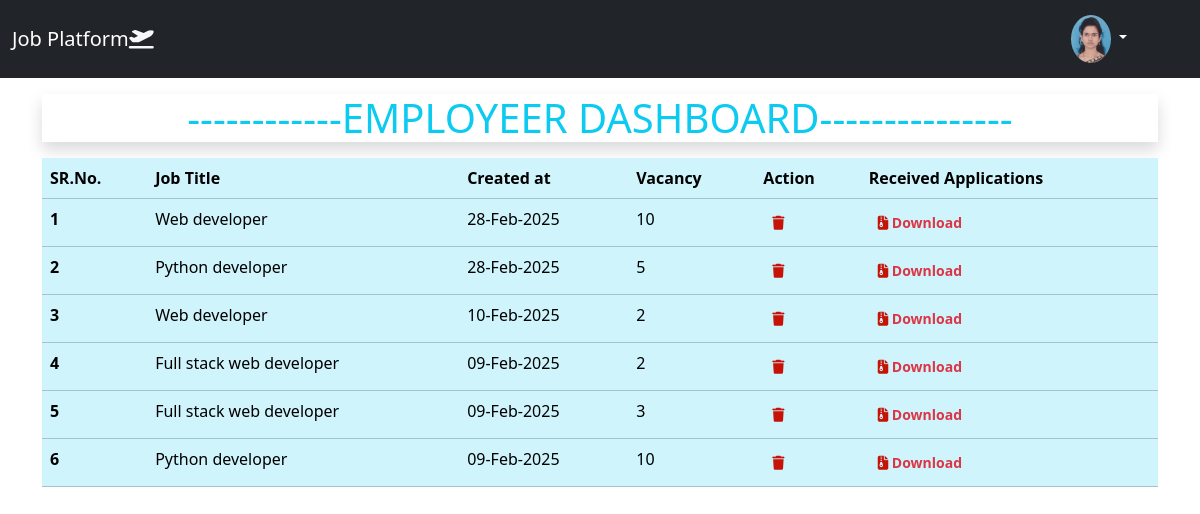
Page /employeer_dashboard (signed in) on the earlier database version.
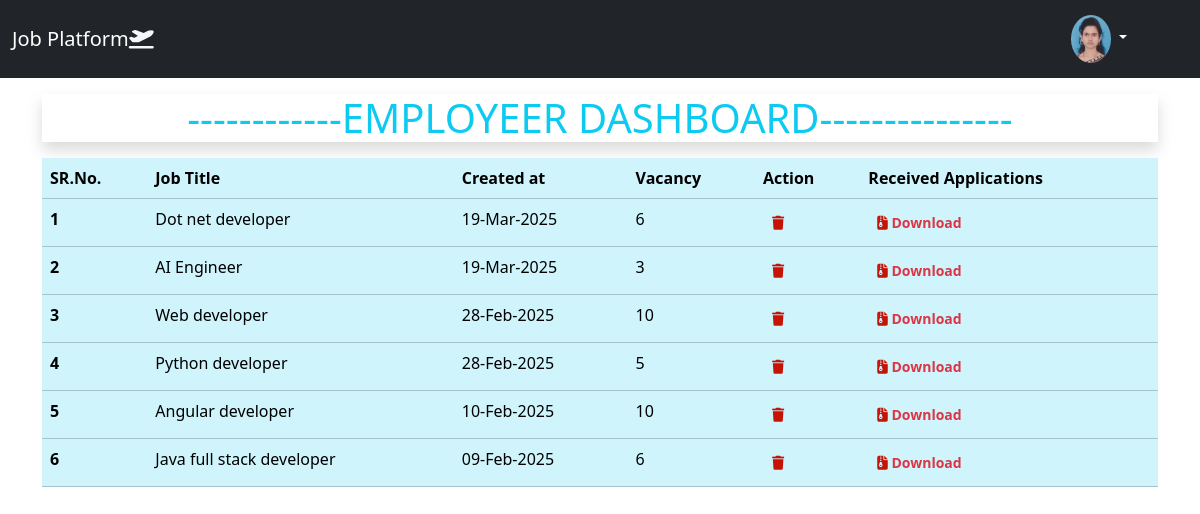
Same page on the later database version.
### app/models.py (models this page shows, shortened)
class Job(models.Model):
    user = models.ForeignKey(CustomUser,on_delete=models.SET_NULL, null=True, blank=True, default=get_default_user)
    job_type_choices=(('Work From Home','Work From Home'),('Work From Office','Work From Office'),('Hybrid','Hybrid'),)
    employee_type_choices=(('Fresher','Fresher'),('Experienced','Experienced'),)
    title = models.CharField(max_length=255)
    company = models.CharField(max_length=255)
    about_company=models.TextField()
    job_description = models.TextField()
    vacancy_total=models.CharField( max_length=5,blank=True,null=True)
    skills=models.TextField(blank=True,null=True)
    required_education=models.CharField(max_length=255,null=True,blank=True,default="Not Specified")
    logo=models.ImageField(upload_to='logo/', blank=True,null=True)
    location = models.CharField(max_length=255, default="Not Specified")
    min_salary = models.DecimalField(max_digits=10, decimal_places=2, null=True, blank=True)
    max_salary = models.DecimalField(max_digits=10, decimal_places=2, null=True, blank=True)
    created_at = models.DateTimeField(auto_now_add=True)
    job_type=models.CharField(max_length=50,choices=job_type_choices)
    office_time_from=models.TimeField(default=datetime.datetime.now)
    office_time_to=models.TimeField(default=datetime.datetime.now)
    employee_type=models.CharField(max_length=50,choices=employee_type_choices,default="Fresher")
    is_active=models.BooleanField(default=True)
    email_address=models.EmailField(default="hr@fresher.com")

### app/views.py (the view)
# urls.py: path('employeer_dashboard',views.employeer_dashboard,name='employeer_dashboard'),
@login_required
def employeer_dashboard(request):
    jform=JobForm()
    jobs=Job.objects.filter(user=request.user).order_by('-created_at')
    total_applications = request.session.get('total_applications', 0)  # Default to 0 if not found
    return render(request, 'job_provider_dashboard.html',{'job_form':jform,'jobs':jobs,'total_applications':total_applications})

### app/models.py (called while the page is built)
def get_default_user():
    return CustomUser.objects.first().id  # Returns the ID of the first profile

### templates/job_provider_dashboard.html (shortened to what this page needs)
{% extends 'base.html' %} {% load static %} {% block 'main' %}
<div class="container">
  <div class="row">
    <div class="col-md-12">
      <h1 class="text-center text-info mt-3 mb-3 shadow">
        ------------EMPLOYEER DASHBOARD---------------
      </h1>
      <table class="table table-info">
        <thead>
          <tr>
            <th scope="col">SR.No.</th>
            <th scope="col">Job Title</th>
            <th scope="col">Created at</th>
            <th scope="col">Vacancy</th>
            <th scope="col">Action</th>
            <th scope="col">Received Applications</th>
          </tr>
        </thead>
        <tbody>
          {% for job in jobs %}
          <tr>
            <th scope="row">{{forloop.counter}}</th>
            <td>{{job.title|capfirst}}</td>
            <td>{{job.created_at|date:"d-M-Y"}}</td>
            <td>{{job.vacancy_total}}</td>
            <td>
              <a
                href="{% url 'delete_job' job.id %}"
                class="btn btn-sm fw-bold"
                title="Delete Job Vacancy"
                ><i class="fa-solid fa-trash" style="color: #c61306"></i>
              </a>
            </td>
            <td>
              <a
                href="{% url 'download_resume' job.id %}"
                class="btn btn-sm fw-bold"
                title="Download Received Resumes"
                ><i class="fa-solid fa-file-zipper" style="color: #c61306"></i
                >&nbsp;<span class="text-danger">Download</span></a
              >
            </td>
          </tr>
          {% endfor %}
        </tbody>
      </table>
    </div>
  </div>
</div>
{% endblock 'main' %}

Differences in the rows shown:
removed Job: title "Full stack web developer", created_at "09-Feb-2025", vacancy_total "3"
removed Job: title "Python developer", created_at "09-Feb-2025", vacancy_total "10"
added Job: title "Dot net developer", created_at "19-Mar-2025", vacancy_total "6"
added Job: title "AI Engineer", created_at "19-Mar-2025", vacancy_total "3"
changed Job: title "Web developer" → "Angular developer"; vacancy_total "2" → "10"
changed Job: title "Full stack web developer" → "Java full stack developer"; vacancy_total "2" → "6"
